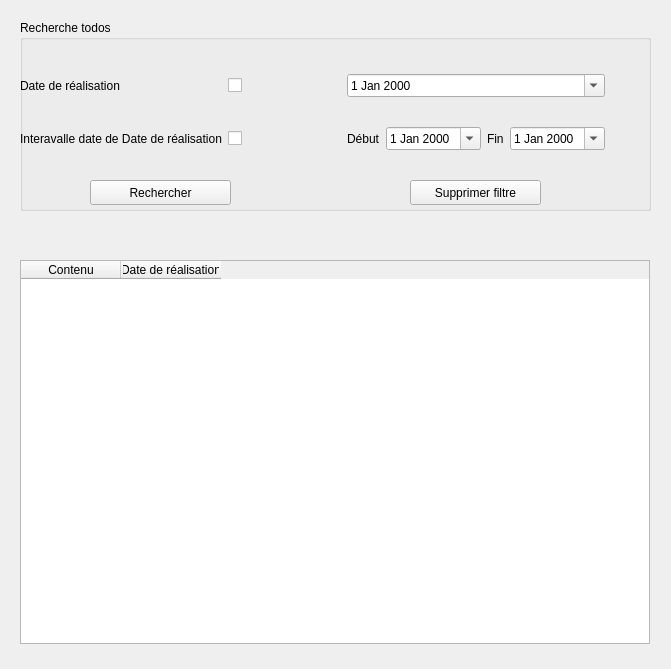
<?xml version="1.0" encoding="UTF-8"?>
<ui version="4.0">
 <class>RechercheTodos</class>
 <widget class="QWidget" name="RechercheTodos">
  <property name="geometry">
   <rect>
    <x>0</x>
    <y>0</y>
    <width>671</width>
    <height>669</height>
   </rect>
  </property>
  <property name="windowTitle">
   <string>Form</string>
  </property>
  <widget class="QGroupBox" name="groupBox_3">
   <property name="geometry">
    <rect>
     <x>20</x>
     <y>20</y>
     <width>631</width>
     <height>191</height>
    </rect>
   </property>
   <property name="title">
    <string>Recherche todos</string>
   </property>
   <widget class="QWidget" name="gridLayoutWidget_4">
    <property name="geometry">
     <rect>
      <x>0</x>
      <y>30</y>
      <width>585</width>
      <height>124</height>
     </rect>
    </property>
    <layout class="QGridLayout" name="gridLayout_4">
     <item row="0" column="0">
      <widget class="QLabel" name="dRealisationLabel">
       <property name="text">
        <string>Date de réalisation</string>
       </property>
      </widget>
     </item>
     <item row="0" column="1">
      <widget class="QCheckBox" name="dRealisationCheckBox">
       <property name="text">
        <string/>
       </property>
      </widget>
     </item>
     <item row="1" column="0">
      <widget class="QLabel" name="dIntervalleTodoRechercheLabel">
       <property name="text">
        <string>Interavalle date de Date de réalisation</string>
       </property>
      </widget>
     </item>
     <item row="0" column="2">
      <widget class="QDateEdit" name="dateRealisationEdit">
       <property name="calendarPopup">
        <bool>true</bool>
       </property>
      </widget>
     </item>
     <item row="1" column="1">
      <widget class="QCheckBox" name="dIntervalleTodoCheckBox">
       <property name="text">
        <string/>
       </property>
      </widget>
     </item>
     <item row="1" column="2">
      <layout class="QHBoxLayout" name="horizontalLayout_6">
       <item>
        <widget class="QLabel" name="labelDebutTodo">
         <property name="text">
          <string>Début</string>
         </property>
        </widget>
       </item>
       <item>
        <widget class="QDateEdit" name="dDebutTodo">
         <property name="calendarPopup">
          <bool>true</bool>
         </property>
        </widget>
       </item>
       <item>
        <widget class="QLabel" name="labelFinTodo">
         <property name="text">
          <string>Fin</string>
         </property>
        </widget>
       </item>
       <item>
        <widget class="QDateEdit" name="dFinTodo">
         <property name="calendarPopup">
          <bool>true</bool>
         </property>
        </widget>
       </item>
      </layout>
     </item>
    </layout>
   </widget>
   <widget class="QPushButton" name="rechercheFiltreTodoButton">
    <property name="geometry">
     <rect>
      <x>70</x>
      <y>160</y>
      <width>141</width>
      <height>25</height>
     </rect>
    </property>
    <property name="text">
     <string>Rechercher</string>
    </property>
   </widget>
   <widget class="QPushButton" name="suppressionFiltreTodoButton">
    <property name="geometry">
     <rect>
      <x>390</x>
      <y>160</y>
      <width>131</width>
      <height>25</height>
     </rect>
    </property>
    <property name="text">
     <string>Supprimer filtre</string>
    </property>
   </widget>
  </widget>
  <widget class="QTableWidget" name="todosTableWidget">
   <property name="geometry">
    <rect>
     <x>20</x>
     <y>260</y>
     <width>630</width>
     <height>384</height>
    </rect>
   </property>
   <property name="sizePolicy">
    <sizepolicy hsizetype="Preferred" vsizetype="Expanding">
     <horstretch>0</horstretch>
     <verstretch>0</verstretch>
    </sizepolicy>
   </property>
   <property name="editTriggers">
    <set>QAbstractItemView::NoEditTriggers</set>
   </property>
   <property name="selectionBehavior">
    <enum>QAbstractItemView::SelectRows</enum>
   </property>
   <attribute name="horizontalHeaderCascadingSectionResizes">
    <bool>false</bool>
   </attribute>
   <attribute name="verticalHeaderVisible">
    <bool>false</bool>
   </attribute>
   <column>
    <property name="text">
     <string>Contenu</string>
    </property>
   </column>
   <column>
    <property name="text">
     <string>Date de réalisation</string>
    </property>
   </column>
  </widget>
  <widget class="QLabel" name="erreurRechercheLabel">
   <property name="geometry">
    <rect>
     <x>30</x>
     <y>220</y>
     <width>621</width>
     <height>17</height>
    </rect>
   </property>
   <property name="text">
    <string/>
   </property>
  </widget>
 </widget>
 <resources/>
 <connections/>
</ui>
